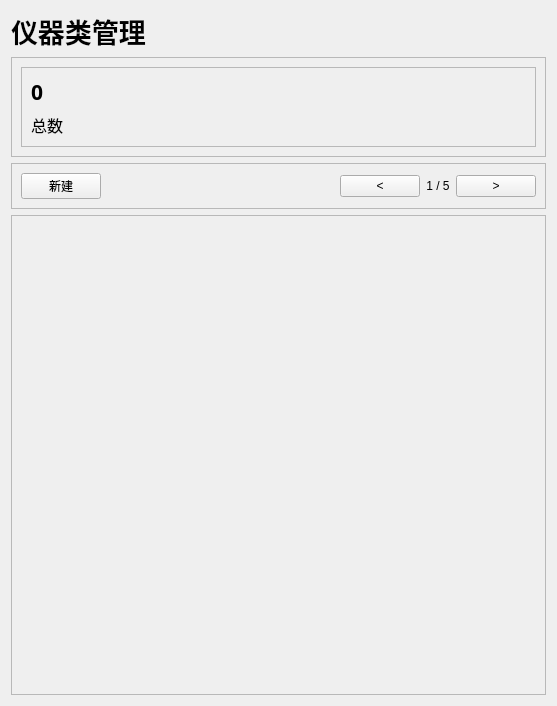
<?xml version="1.0" encoding="UTF-8"?>
<ui version="4.0">
 <class>view::EquipmentClass::EquipmentClassManageHomepage</class>
 <widget class="QWidget" name="view::EquipmentClass::EquipmentClassManageHomepage">
  <property name="geometry">
   <rect>
    <x>0</x>
    <y>0</y>
    <width>557</width>
    <height>706</height>
   </rect>
  </property>
  <property name="windowTitle">
   <string>EquipmentClassManageHomepage</string>
  </property>
  <layout class="QVBoxLayout" name="verticalLayout_2">
   <item>
    <widget class="QLabel" name="label_Title">
     <property name="font">
      <font>
       <family>Microsoft YaHei UI</family>
       <pointsize>20</pointsize>
       <italic>false</italic>
       <bold>true</bold>
      </font>
     </property>
     <property name="text">
      <string>仪器类管理</string>
     </property>
    </widget>
   </item>
   <item>
    <widget class="QFrame" name="frame">
     <property name="frameShape">
      <enum>QFrame::Shape::StyledPanel</enum>
     </property>
     <property name="frameShadow">
      <enum>QFrame::Shadow::Raised</enum>
     </property>
     <layout class="QHBoxLayout" name="horizontalLayout">
      <item>
       <widget class="QFrame" name="frame_2">
        <property name="frameShape">
         <enum>QFrame::Shape::StyledPanel</enum>
        </property>
        <property name="frameShadow">
         <enum>QFrame::Shadow::Raised</enum>
        </property>
        <layout class="QVBoxLayout" name="verticalLayout">
         <item>
          <widget class="QLabel" name="label_num">
           <property name="font">
            <font>
             <family>Segoe UI Variable</family>
             <pointsize>16</pointsize>
             <italic>false</italic>
             <bold>true</bold>
            </font>
           </property>
           <property name="layoutDirection">
            <enum>Qt::LayoutDirection::LeftToRight</enum>
           </property>
           <property name="text">
            <string>0</string>
           </property>
          </widget>
         </item>
         <item>
          <widget class="QLabel" name="label_2">
           <property name="font">
            <font>
             <family>Microsoft YaHei UI</family>
             <pointsize>12</pointsize>
             <bold>false</bold>
            </font>
           </property>
           <property name="text">
            <string>总数</string>
           </property>
          </widget>
         </item>
        </layout>
       </widget>
      </item>
     </layout>
    </widget>
   </item>
   <item>
    <widget class="QFrame" name="frame_3">
     <property name="frameShape">
      <enum>QFrame::Shape::StyledPanel</enum>
     </property>
     <property name="frameShadow">
      <enum>QFrame::Shadow::Raised</enum>
     </property>
     <layout class="QHBoxLayout" name="horizontalLayout_2">
      <item>
       <widget class="QPushButton" name="pushButton">
        <property name="text">
         <string>新建</string>
        </property>
       </widget>
      </item>
      <item>
       <spacer name="horizontalSpacer">
        <property name="orientation">
         <enum>Qt::Orientation::Horizontal</enum>
        </property>
        <property name="sizeHint" stdset="0">
         <size>
          <width>40</width>
          <height>20</height>
         </size>
        </property>
       </spacer>
      </item>
      <item>
       <widget class="QPushButton" name="prevButton">
        <property name="text">
         <string>&lt;</string>
        </property>
       </widget>
      </item>
      <item>
       <widget class="QLabel" name="pageLabel">
        <property name="text">
         <string>1 / 5</string>
        </property>
        <property name="alignment">
         <set>Qt::AlignmentFlag::AlignCenter</set>
        </property>
       </widget>
      </item>
      <item>
       <widget class="QPushButton" name="nextButton">
        <property name="text">
         <string>&gt;</string>
        </property>
       </widget>
      </item>
     </layout>
    </widget>
   </item>
   <item>
    <widget class="QScrollArea" name="messageBoxArea">
     <property name="widgetResizable">
      <bool>true</bool>
     </property>
     <widget class="QWidget" name="scrollAreaWidgetContents">
      <property name="geometry">
       <rect>
        <x>0</x>
        <y>0</y>
        <width>537</width>
        <height>494</height>
       </rect>
      </property>
     </widget>
    </widget>
   </item>
  </layout>
 </widget>
 <resources/>
 <connections/>
</ui>
